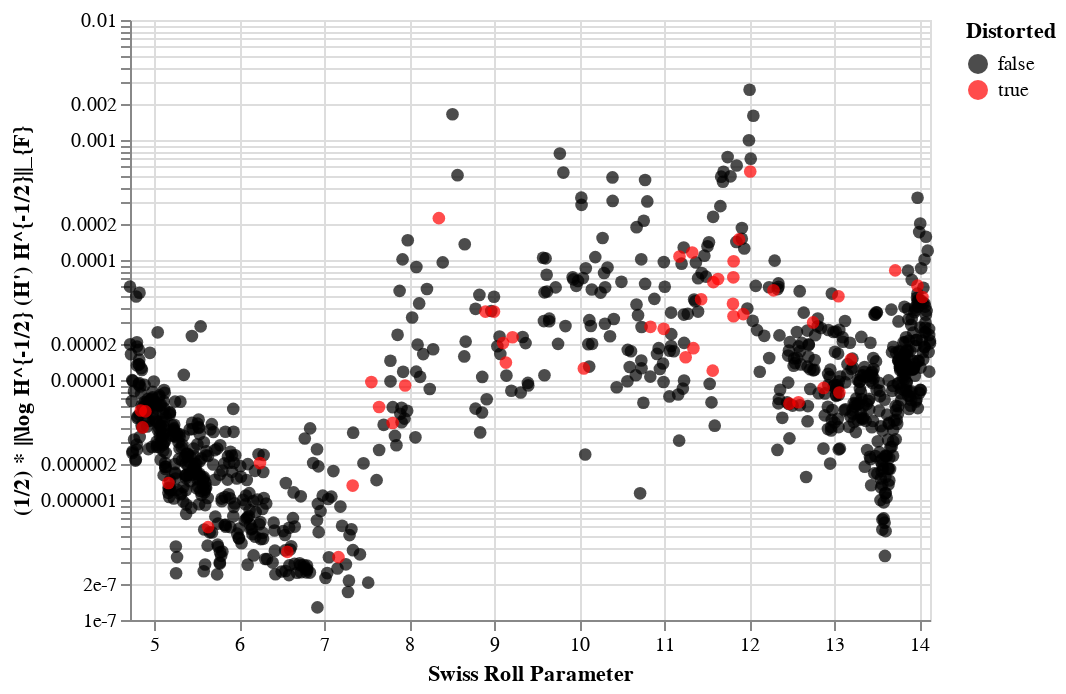

The notebook cell saved with this chart:
### Code cell
make_t_scatter('n_H_sim', "(1/2) * ||\\log H^{-1/2} (H') H^{-1/2}||_{F}")

### Figure 1 — Vega specification as saved in the notebook (floating-point values rounded to 4 significant figures; data arrays with more than 128 entries replaced by an {"elided": "..."} marker saying what was removed)
{"$schema": "https://vega.github.io/schema/vega/v5.json", "data": [{"name": "source_0", "values": {"elided": "940 records"}}], "marks": [{"type": "symbol", "name": "marks", "from": {"data": "source_0"}, "encode": {"update": {"size": {"value": 40}, "x": {"field": "t", "scale": "x"}, "fill": {"field": "distorted", "scale": "color"}, "y": {"field": "n_H_sim", "scale": "y"}, "shape": {"value": "circle"}, "opacity": {"value": 0.7}}}, "style": ["circle"]}], "scales": [{"name": "x", "type": "linear", "domain": [4.718, 14.12], "range": [0, {"signal": "width"}], "zero": false}, {"name": "y", "type": "log", "domain": {"data": "source_0", "field": "n_H_sim"}, "range": [{"signal": "height"}, 0], "nice": true}, {"name": "color", "type": "ordinal", "domain": [false, true], "range": ["black", "red"]}], "axes": [{"scale": "x", "gridScale": "y", "grid": true, "minExtent": 0, "zindex": 0, "maxExtent": 0, "domain": false, "aria": false, "orient": "bottom", "tickCount": {"signal": "ceil(width/40)"}, "labels": false, "ticks": false}, {"scale": "y", "grid": true, "labels": false, "ticks": false, "zindex": 0, "orient": "left", "aria": false, "maxExtent": 0, "minExtent": 0, "gridScale": "x", "domain": false}, {"scale": "x", "orient": "bottom", "labelFlush": true, "tickCount": {"signal": "ceil(width/40)"}, "labelOverlap": true, "zindex": 0, "grid": false, "title": "Swiss Roll Parameter"}, {"scale": "y", "labelOverlap": "greedy", "title": "(1/2) * ||\\log H^{-1/2} (H') H^{-1/2}||_{F}", "orient": "left", "grid": false, "zindex": 0}], "height": 300, "width": 400, "padding": 5, "legends": [{"title": "Distorted", "fill": "color", "symbolType": "circle", "encode": {"symbols": {"update": {"opacity": {"value": 0.7}}}}}], "style": "cell", "background": "white"}
